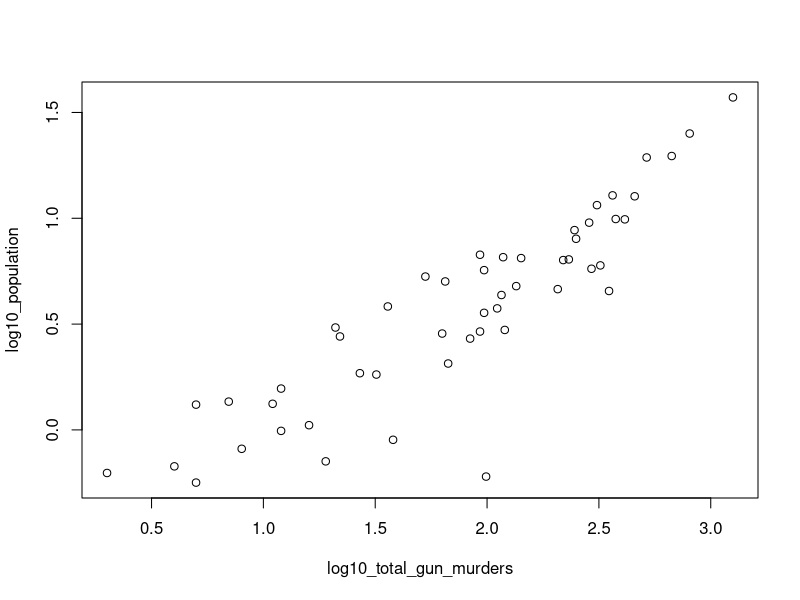
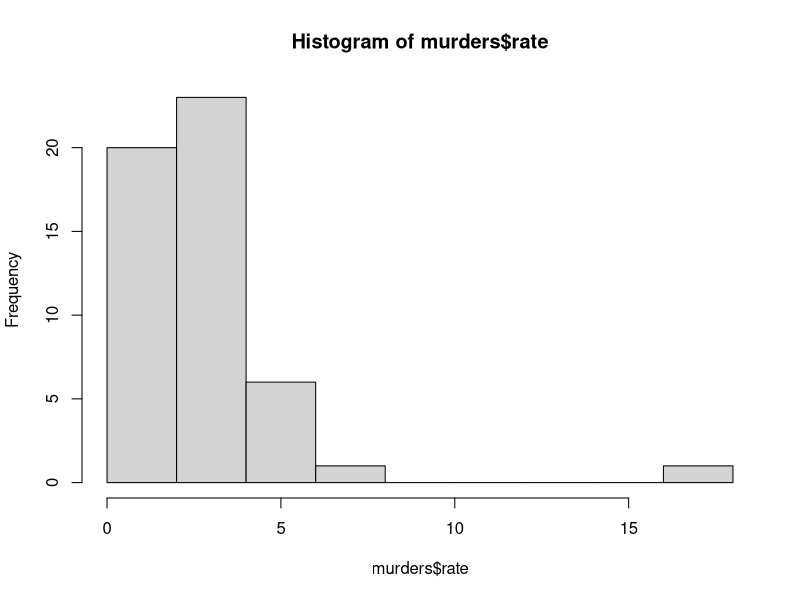
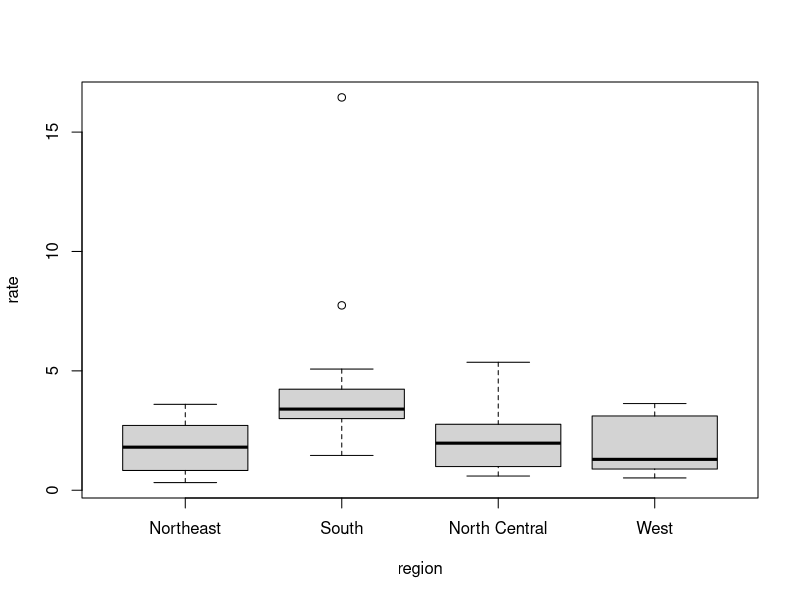

Source code (R) for these figures, in order:
library(dslabs)
library(dplyr)
data("murders")

# show relantioship between murders and population.
# states with larger populations are likely to have more murders.
total_population_millions <- murders$population/10^6
total_murders <- murders$total
# scatterplot.
# plot(total_population_millions, total_murders)

# but if you check many states have populations below 5 million 
# and are bunched up in the plot. We may gain further insights 
# from making this plot in the log scale.
log10_population <- log( total_population_millions, base = 10 )
log10_total_gun_murders <- log( total_murders, base = 10)
plot(log10_total_gun_murders, log10_population)


# added information into dataframe.
murders <- murders %>% mutate(rate = (murders$total/murders$population)*100000 )

# create histogram of our murder rates by simply typing:
# of a list of numbers that gives you a general overview of the types of values
# you have.
hist(murders$rate)

# one very extreme case with a murder rate of more than 15(frequency in histogram).
# district of columbia.
murders$state[ which( murders$rate > 15 ) ]
murders$state[ which.max( murders$rate ) ]

# box plot we can see many distributions in one plot, we say that box plots provide a more terse summary
# than the histogram, but they're easier to stack against each other.

# we use them to compare the murder rates for different regions.
# we infer that the South has the highest murder rate of all regions.
boxplot(rate~region, data = murders)
